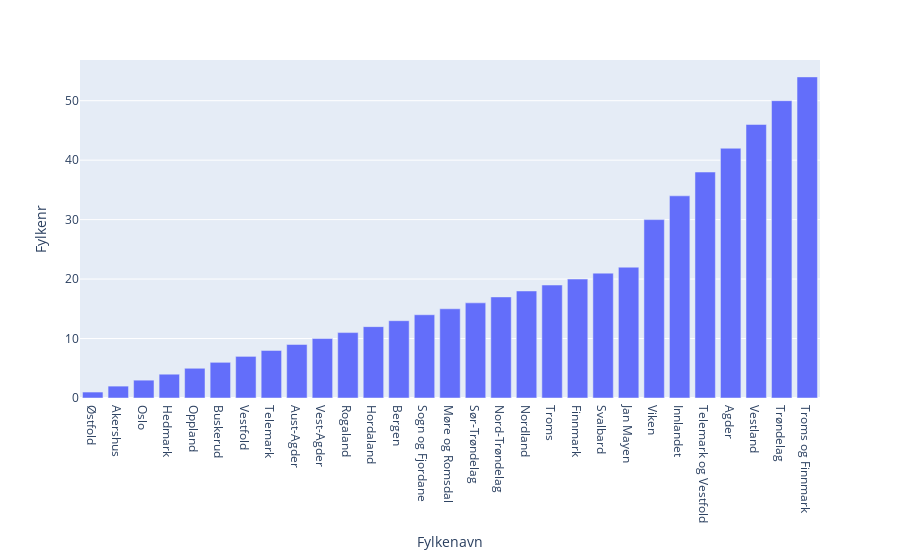

Write notebook code for a chart like this one.
### Markdown cell above
### Plotly

### Code cell
fig = px.bar(df, y="Fylkenr", x="Fylkenavn")
fig.show()

### Figure 1 — Plotly figure (JSON) as saved in the notebook; plotly's stock layout.template omitted (floating-point values rounded to 4 significant figures)
{"data": [{"alignmentgroup": "True", "hovertemplate": "Fylkenavn=%{x}<br>Fylkenr=%{y}<extra></extra>", "legendgroup": "", "marker": {"color": "#636efa"}, "name": "", "offsetgroup": "", "orientation": "v", "showlegend": false, "textposition": "auto", "type": "bar", "x": ["Østfold", "Akershus", "Oslo", "Hedmark", "Oppland", "Buskerud", "Vestfold", "Telemark", "Aust-Agder", "Vest-Agder", "Rogaland", "Hordaland", "Bergen", "Sogn og Fjordane", "Møre og Romsdal", "Sør-Trøndelag", "Nord-Trøndelag", "Nordland", "Troms", "Finnmark", "Svalbard", "Jan Mayen", "Viken", "Innlandet", "Telemark og Vestfold", "Agder", "Vestland", "Trøndelag", "Troms og Finnmark"], "xaxis": "x", "y": [1, 2, 3, 4, 5, 6, 7, 8, 9, 10, 11, 12, 13, 14, 15, 16, 17, 18, 19, 20, 21, 22, 30, 34, 38, 42, 46, 50, 54], "yaxis": "y"}], "layout": {"barmode": "relative", "legend": {"tracegroupgap": 0}, "margin": {"t": 60}, "xaxis": {"anchor": "y", "domain": [0, 1], "title": {"text": "Fylkenavn"}}, "yaxis": {"anchor": "x", "domain": [0, 1], "title": {"text": "Fylkenr"}}}}
